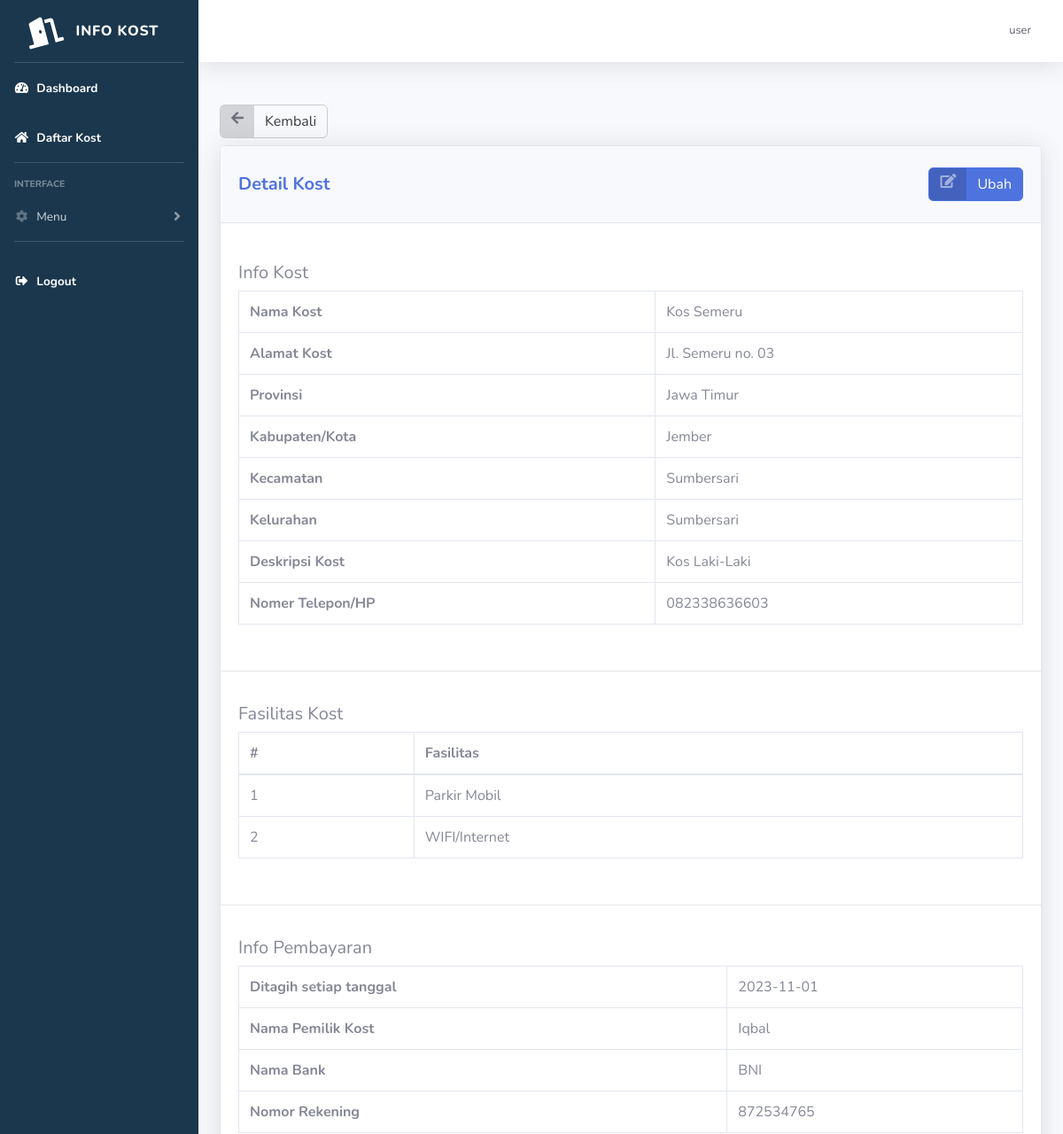
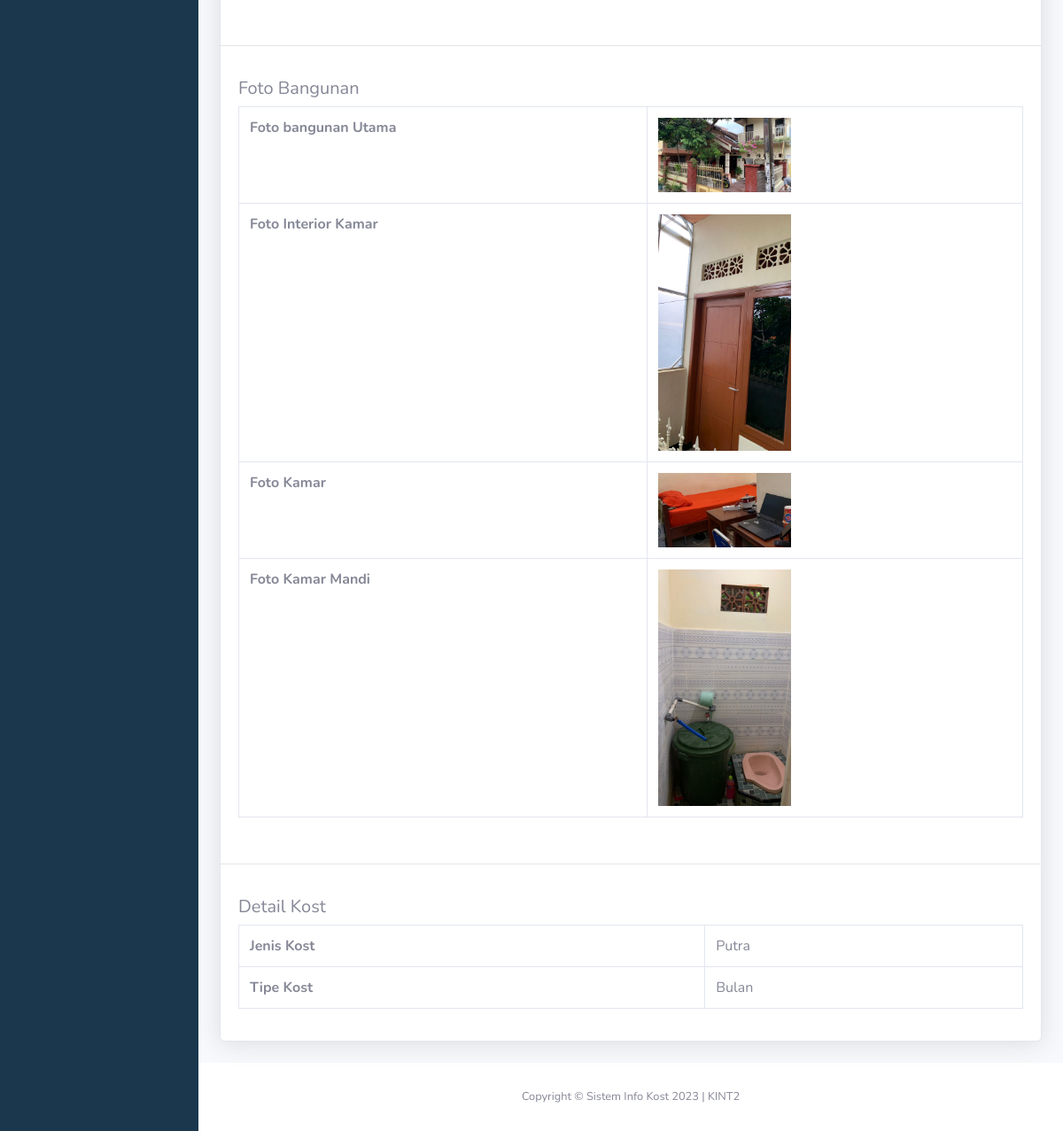
/kost/detail_properti.php?id_kost=15 (signed in), run on the app's committed database (2 pictures, top to bottom).
### tables this page shows
CREATE TABLE `kost` (
  `id_kost` int(11) NOT NULL,
  `nama_kost` varchar(255) NOT NULL,
  `tipe_kost` varchar(255) NOT NULL,
  `jenis_kost` varchar(255) NOT NULL,
  `jumlah_kamar` int(11) NOT NULL,
  `tanggal_tagih` date NOT NULL,
  `nama_pemilik` text NOT NULL,
  `nama_bank` text NOT NULL,
  `no_rekening` int(11) NOT NULL,
  `foto_bangunan_utama` varchar(255) NOT NULL,
  `foto_kamar` varchar(255) NOT NULL,
  `foto_kamar_mandi` varchar(255) NOT NULL,
  `foto_interior` varchar(255) NOT NULL,
  `provinsi` varchar(25) NOT NULL,
  `kota` varchar(25) NOT NULL,
  `kecamatan` varchar(25) NOT NULL,
  `kelurahan` varchar(25) NOT NULL,
  `alamat` varchar(255) NOT NULL,
  `harga_sewa` int(11) NOT NULL,
  `kontak` varchar(255) NOT NULL,
  `deskripsi` text NOT NULL,
  `id_pemilik` int(11) NOT NULL,
  `fasilitas_kost` text NOT NULL
);

### kost/detail_properti.php (the view)
<?php
include 'includes/header.php';
$id_kost = $_GET['id_kost'];
$query = "SELECT * FROM kost WHERE id_kost='$id_kost'";
$data_2 = mysqli_query($koneksi, $query);
$d = mysqli_fetch_array($data_2);
$o = explode(', ', $d['fasilitas_kost']);
?>
<div class="container">
<div class="my-2">
    <a href="kost_manage.php" class="btn btn-light btn-icon-split" style="border: 1px solid #ccc;">
    <span class="icon text-gray-700">
        <i class="fas fa-arrow-left"></i>
    </span>
    <span class="text">Kembali</span>
    </a>
</div>
    <div class="card shadow mb-4">
        <div class="card-header py-3 d-flex justify-content-between align-items-center">
            <h5 class="m-0 font-weight-bold text-primary">Detail Kost</h5>
            <div class="my-2">
                <a href="properti_edit.php?id_kost=<?php echo $d['id_kost'] ?>" class="btn btn-primary btn-icon-split">
                    <span class="icon text-white-50">
                        <i class="fas fa-edit"></i>
                    </span>
                    <span class="text">Ubah</span>
                </a>
            </div>
        </div>
        <br>
        <div class="card-body">
        <h5>Info Kost</h5>
          <table class="table table-bordered" id="dataTable" width="100%" cellspacing="0">
            <tbody>
              <tr>
                <th scope="row">Nama Kost</th>
                <td><?php echo $d['nama_kost'] ?></td>
              </tr>
              <tr>
                <th scope="row">Alamat Kost</th>
                <td><?php echo $d['alamat'] ?></td>
              </tr>
              <tr>
                <th scope="row">Provinsi</th>
                <td><?php echo $d['provinsi'] ?></td>
              </tr>
              <tr>
                <th scope="row">Kabupaten/Kota</th>
                <td><?php echo $d['kota'] ?></td>
              </tr>
              <tr>
                <th scope="row">Kecamatan</th>
                <td><?php echo $d['kecamatan'] ?></td>
              </tr>
              <tr>
                <th scope="row">Kelurahan</th>
                <td><?php echo $d['kelurahan'] ?></td>
              </tr>
              <tr>
                <th scope="row">Deskripsi Kost</th>
                <td><?php echo $d['deskripsi'] ?></td>
              </tr>
              <tr>
                <th scope="row">Nomer Telepon/HP</th>
                <td><?php echo $d['kontak'] ?></td>
              </tr>
            </tbody>
          </table>
        </div>
        <hr>
        <div class="card-body">
        <h5>Fasilitas Kost</h5>
          <table class="table table-bordered" id="dataTable" width="100%" cellspacing="0">
            <thead>
              <tr>
                <th scope="col">#</th>
                <th scope="col">Fasilitas</th>
              </tr>
            </thead>
            <tbody>
            <?php
            $counter = 1;
            foreach ($o as $fasilitas) {
                echo "<tr><td>$counter</td><td>$fasilitas</td></tr>";
                $counter++;
            }
            ?>
            </tbody>
          </table>
        </div>
        <hr>
        <div class="card-body">
        <h5>Info Pembayaran</h5>
          <table class="table table-bordered" id="dataTable" width="100%" cellspacing="0">
            <tbody>
              <tr>
                <th scope="row">Ditagih setiap tanggal</th>
                <td><?php echo $d['tanggal_tagih'] ?></td>
              </tr>
              <tr>
                <th scope="row">Nama Pemilik Kost</th>
                <td><?php echo $d['nama_pemilik'] ?></td>
              </tr>
              <tr>
                <th scope="row">Nama Bank</th>
                <td><?php echo $d['nama_bank'] ?></td>
              </tr>
              <tr>
                <th scope="row">Nomor Rekening</th>
                <td><?php echo $d['no_rekening'] ?></td>
              </tr>
            </tbody>
          </table>
        </div>
        <hr>
        <div class="card-body">
        <h5>Foto Bangunan</h5>
          <table class="table table-bordered" id="dataTable" width="100%" cellspacing="0">
          <tbody>
            <tr>
              <th scope="row">Foto bangunan Utama</th>
              <td><img width="150px" src="../img/foto_kost/bangunan_utama/<?php echo $d['foto_bangunan_utama'] ?>" alt=""></td>
            </tr>
            <tr>
              <th scope="row">Foto Interior Kamar</th>
              <td><img width="150px" src="../img/foto_kost/interior/<?php echo $d['foto_interior'] ?>" alt=""></td>
            </tr>
            <tr>
              <th scope="row">Foto Kamar</th>
              <td><img width="150px" src="../img/foto_kost/kamar/<?php echo $d['foto_kamar'] ?>" alt=""></td>
            </tr>
            <tr>
              <th scope="row">Foto Kamar Mandi</th>
              <td><img width="150px" src="../img/foto_kost/kamar_mandi/<?php echo $d['foto_kamar_mandi'] ?>" alt=""></td>
            </tr>
          </tbody>
          </table>
        </div>
        <hr>
        <div class="card-body">
        <h5>Detail Kost</h5>
          <table class="table table-bordered" id="dataTable" width="100%" cellspacing="0">
            <tbody>
              <tr>
                <th scope="row">Jenis Kost</th>
                <td><?php echo $d['jenis_kost'] ?></td>
              </tr>
              <tr>
                <th scope="row">Tipe Kost</th>
                <td><?php echo $d['tipe_kost'] ?></td>
              </tr>
            </tbody>
          </table>
        </div>
      </div>
    </div>
  </div>
<?php
include 'includes/footer.php';
?>

### data on the page
kost: nama_kost "Kos Semeru", alamat "Jl. Semeru no. 03", provinsi "Jawa Timur", kota "Jember", kecamatan "Sumbersari", kelurahan "Sumbersari", deskripsi "Kos Laki-Laki", kontak "082338636603", fasilitas_kost "Parkir Mobil", fasilitas_kost "WIFI/Internet", tanggal_tagih "2023-11-01", nama_pemilik "Iqbal", nama_bank "BNI", no_rekening "872534765", foto_bangunan_utama (picture), foto_interior (picture), foto_kamar (picture), foto_kamar_mandi (picture), jenis_kost "Putra", tipe_kost "Bulan"

### other printed values
$_SESSION['username'] "user"
